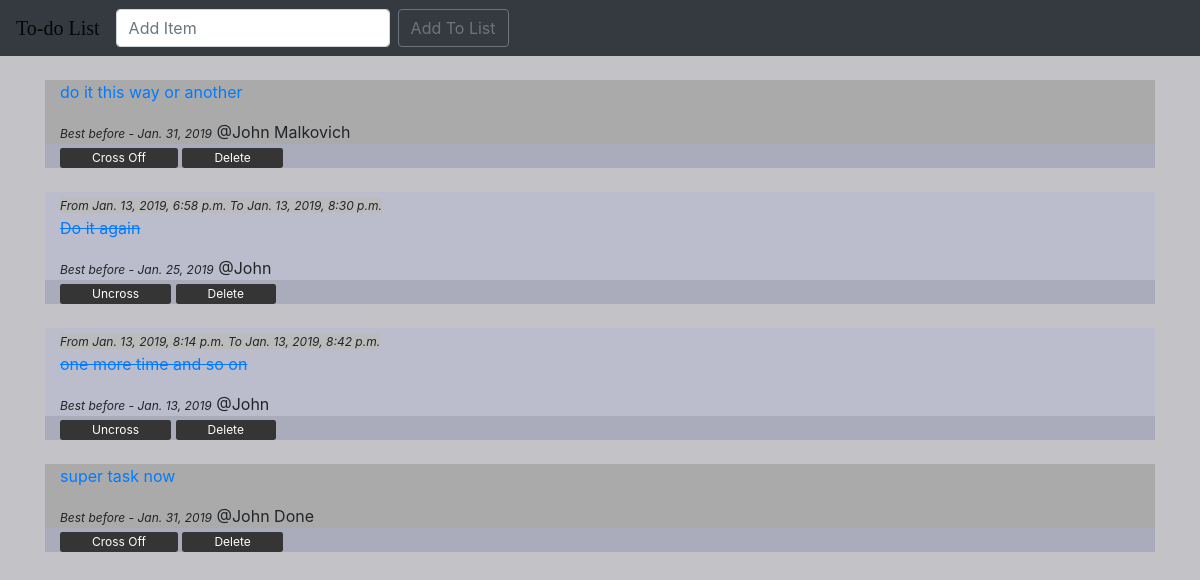
Before: / with the older database file.
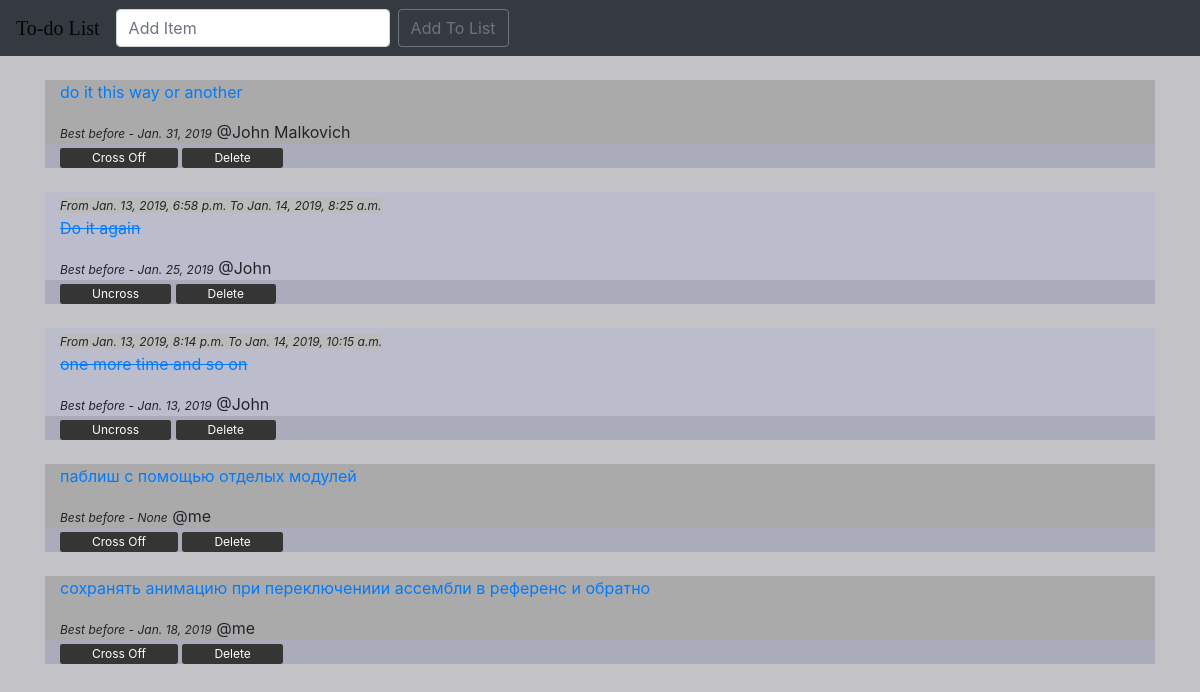
After: the same page with the newer database file.
### todo_list/models.py (models this page shows, shortened)
class Task(models.Model):
    item = models.CharField(max_length=200)
    completed = models.BooleanField(default=False)
    created_at = models.DateTimeField(auto_now_add=True)
    updated_at = models.DateTimeField(auto_now=True)
    deadline = models.DateField(default=datetime.today, blank=True, null=True)
    asignee = models.CharField(max_length=200, blank=True, null=True)

### todo_list/views.py (the view)
# urls.py: 2. Add a URL to urlpatterns:  url(r'^$', views.home, name='home')
def home(request):
    all_items = Task.objects.all
    if request.method == 'POST':
        form = TaskForm(request.POST or None)
        messages.success(request, (form))
        if form.is_valid():
            form.save()
            messages.success(request, ('Item has been added to the list.'))
    return render(request, 'home.html', {'all_items': all_items})

### todo_list/templates/home.html (shortened to what this page needs)
{% extends 'base.html' %}
{% block content %}
{% if all_items %}
    {% for things in all_items %}
    <div class="container">
    {% if things.completed %}
    <div class="row" style="background-color:#aaa;">
        <div class="col" style="background-color:#bbbccc;">
            <i style="font-size:12px; background-color:#bbbbbc;">From {{ things.created_at }} To {{ things.updated_at }}</i>
            <p><a href="{% url 'todo_list:edit' things.id %}" class="striker">{{ things.item }}</a></p>
            <i style="font-size:12px">Best before - {{ things.deadline }}</i> @{{ things.asignee }}<br>
        </div>
    </div>
    <div class="row align-items-start">
        <div class="col" style="background-color:#aaabbb;">
            <a href="{% url 'todo_list:uncross' things.id %}" class="button btn-secondary btn-sm" role="button" aria-pressed="true">Uncross</a>
            <a href="{% url 'todo_list:delete' things.id %}" class="button btn-secondary btn-sm" role="button" aria-pressed="true">Delete</a>
        </div>
    </div><br/>
    {% else %}
    <div class="row" style="background-color:#aaa;">
        <div class="col">
            <p><a href="{% url 'todo_list:edit' things.id %}">{{ things.item }}</a></p>
            <i style="font-size:12px">Best before - {{ things.deadline }}</i> @{{ things.asignee }}
        </div>
    </div>
    <div class="row align-items-start" style="background-color:#aaabbb;">
        <div class="col">
            <a href="{% url 'todo_list:cross_off' things.id %}" class="button btn-secondary btn-sm" role="button" aria-pressed="true">Cross Off</a>
            <a href="{% url 'todo_list:delete' things.id %}" class="button btn-secondary btn-sm" role="button" aria-pressed="true">Delete</a>
        </div>
    </div><br/>
    {% endif %}
    </div>
    {% endfor %}
{% endif %}
{% endblock%}

Changed rows visible on the page:
changed Task "Do it again": updated_at "Jan. 13, 2019, 8:30 p.m." → "Jan. 14, 2019, 8:25 a.m."
changed Task "one more time and so on": updated_at "Jan. 13, 2019, 8:42 p.m." → "Jan. 14, 2019, 10:15 a.m."
changed Task: item "super task now" → "паблиш с помощью отделых модулей"; deadline "Jan. 31, 2019" → "None"; asignee "John Done" → "me"
added Task: item "сохранять анимацию при переключениии ассембли в референс и обратно", deadline "Jan. 18, 2019", asignee "me"
